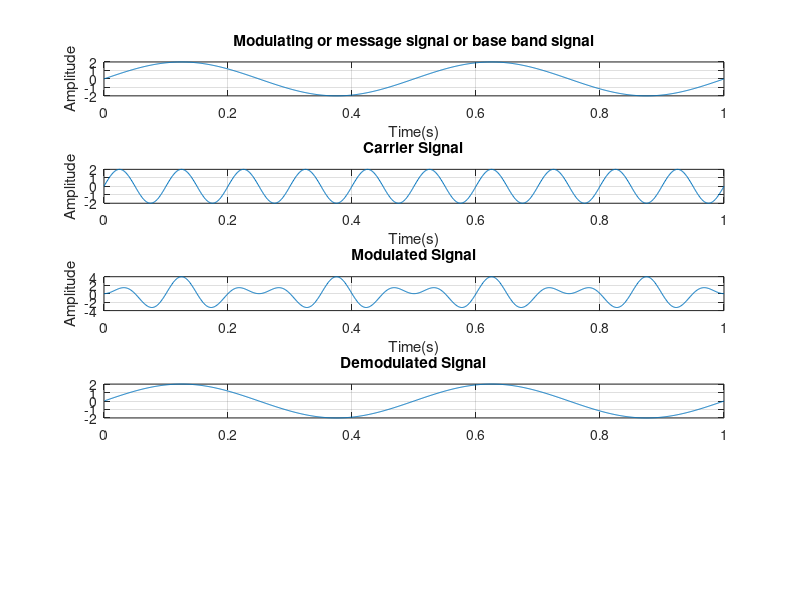

Write MATLAB code to recreate this figure. (Note: this script raises an error after producing the figure.)
% PRN No. - 20240802543
t = 0:0.001:1;
a = 2;

% Modulating or message signal
f1 = 2;
x = a*sin(2*pi*f1*t);
subplot(5,1,1);
plot(t,x);
xlabel('Time(s)');
ylabel('Amplitude');
title('Modulating or message signal or base band signal');
grid on;

% Carrier Signal
f2 = 10; % carrier signal frequency
y = a*sin(2*pi*f2*t);
subplot(5,1,2);
plot(t,y);
xlabel('Time(s)');
ylabel('Amplitude');
title('Carrier Signal');
grid on;

% Modulated Signal
z = x.*y;
subplot(5,1,3);
plot(t,z);
xlabel('Time(s)');
ylabel('Amplitude');
title('Modulated Signal');
grid on;

% Demodulated Signal
j = z./y;
subplot(5,1,4);
plot(t,j);
title('Demodulated Signal')
grid on;

l = abs(z);
%k = z.*y;
fs = 105 * f2;
order = 2;
fc =1.5*f1;
% f2 is cutoff frequency
%fc = f1/(fs/2);
%[numerator,denominator] = butter(order,fc);
%nf = f1/fs;
%[numerator,denominator] = butter(order,3*nf);
[num,den] = butter(order,fc/(fs/2));
de_modulated_signal = filter(num,deno,k);
subplot(5,1,5);
plot(t,de_modulated_signal);
xlabel('Time(s)');
ylabel('Amplitude');
title('Demodulated Signal using butter worth');
grid on;










% Misc. Watermark
annotation('textbox', 'String', '20240802543', 'FontSize', 30, 'Color', [0.5, 0.5, 0.5],'EdgeColor', 'none', 'HorizontalAlignment', 'center', 'Rotation', 45);
